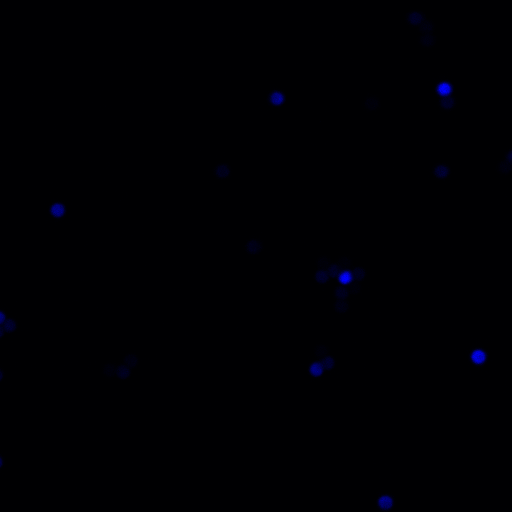
#> input picture images/sample3.lif_Image012_ch01.tif, 512 x 512 px; its folder holds 4 pictures in this run
$ python find_center.py   (Python 2 division)
#> lines starting #> are read from the running program, lines starting #| are printed output that depends on the picture; after the words box and inside, x2 and y2 are one past the last pixel; in counts of white or black regions, pixels touching at a corner belong together
__author__ = 'petr'

import cv2
import numpy as np
import os
import argparse
import time
import matplotlib.pyplot as plt
import re


def find_objects_com(path_to_image, color):

#> called with path_to_image = './images/sample3.lif_Image012_ch01.tif', color = 'blue'
    img = cv2.imread(path_to_image, cv2.IMREAD_COLOR)
#> img is the input picture: shape (512, 512, 3); mean B, G, R 2.9, 0, 0
    blue, green, red = cv2.split(img)
#> green: shape (512, 512); every value is 0
    proc_img = 0
    if color == 'red':
        proc_img = red
    else:
        proc_img = blue

    #cv2.imshow('proc_img', proc_img)
    #cv2.waitKey(0)
    #cv2.destroyAllWindows()
    proc_img_inv = 255 - proc_img
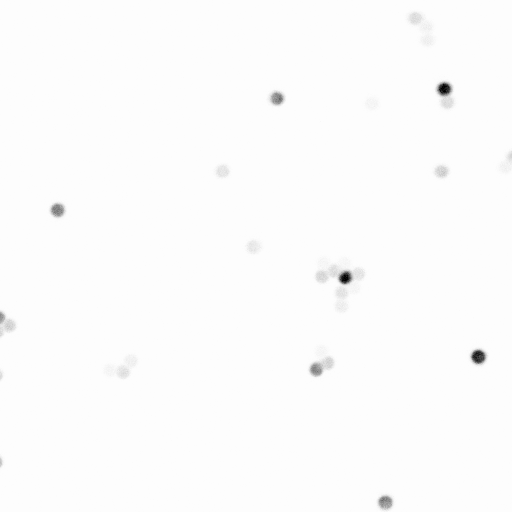
#> proc_img_inv: shape (512, 512); min 0, max 253, mean 252.1

    ret, thresh = cv2.threshold(proc_img, 15, 255, cv2.THRESH_BINARY)  # +cv2.THRESH_OTSU)
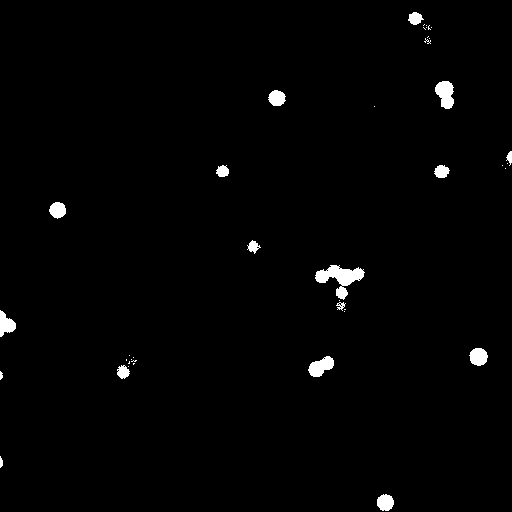
#> thresh: shape (512, 512); 1.3% white; 41 white regions (24 under 20 px)

    cv2.imshow('thresh_bin+otsu', thresh)
    cv2.waitKey(0)
    cv2.destroyAllWindows()

    # [11 lines of commented-out code are left out]

    contours, hierarchy = cv2.findContours(thresh, cv2.RETR_TREE, cv2.CHAIN_APPROX_SIMPLE)
#> contours = 54 contours, 39 with area under 20; largest, box (x1, y1, x2, y2) and area: (315, 265, 365, 300) 668, (435, 81, 454, 109) 345, (308, 356, 334, 377) 306, (469, 348, 488, 366) 235, (0, 310, 16, 337) 223
    cv2.imshow('tresh', thresh)
    cv2.waitKey(0)
    cv2.destroyAllWindows()

    objects_com_list = []
    for h, cnt in enumerate(contours):
        # [4 lines of commented-out code are left out]
        center_of_mass_x, center_of_mass_y = 0, 0
        #print cv2.contourArea(cnt)
        if cv2.contourArea(cnt) > 25:
            moments1 = cv2.moments(cnt)
            center_of_mass_y = int(moments1['m01'] / moments1['m00'])
            center_of_mass_x = int(moments1['m10'] / moments1['m00'])
            #print center_of_mass_x, center_of_mass_y
        if 405 > center_of_mass_y > 7 and 405 > center_of_mass_x > 7:
            objects_com_list.append((center_of_mass_x, center_of_mass_y))
#> this loop made 54 passes
#> (center_of_mass_x, center_of_mass_y) on passes 1, 2, 3, 5, 10, 14, 17, 19, 21, 26, 28, 32: (384, 502), (0, 0), (0, 0), (122, 371), (0, 0), (320, 366), (478, 356), (5, 323), (340, 305), (0, 0), (339, 277), (253, 246)
#> (cnt, center_of_mass_x, center_of_mass_y) on passes 4, 6, 7, 8, 9, 11: ([[128, 366]], 0, 0), ([[117, 370], [118, 369], [119, 370], [118, 371]], 0, 0), ([[123, 366], [124, 365], [125, 366], [124, 367]], 0, 0), ([[133, 363], [133, 364], [134, 363]], 0, 0), ([[129, 361], [129, 362], [128, 363], [129, 363]], 0, 0), ([[131, 359]], 0, 0)
#> after the loop, objects_com_list = [(122, 371), (320, 366), (340, 305), (339, 277), (253, 246), (57, 209), (222, 170), (276, 97)]
    return proc_img, objects_com_list


def sel_circ_calc_int(image, centers_coords, radius):

    hist = cv2.calcHist([image], [0], None, [256], [0, 256])
    #print hist
    bg_int = np.argmax(hist)
    #plt.hist(proc_img.ravel(),256,[0,256])
    #plt.show()
    obj_ints_list, peak_ints, avg_ints = [], [], []
    for center in centers_coords:
        # Build mask
        mask = np.zeros(image.shape, dtype=np.uint8)
        cv2.circle(mask, center, radius, (255, 255, 255), -1, 8, 0)

        # Apply mask (using bitwise & operator)
        result_array = image & mask

        # Crop/center result (assuming center is of the form (x, y))
        result_array = result_array[center[1] - radius:center[1] + radius,
                                    center[0] - radius:center[0] + radius]
        #cv2.imshow('selected circle', result_array)
        #cv2.waitKey(0)
        #cv2.destroyAllWindows()
        obj_int = np.sum(result_array)
        avg_int = obj_int/(len(result_array) * len(result_array)) # proverit
        obj_ints_list.append(obj_int)
        avg_ints.append(avg_int)
        #print image[center], image[center[1], center[0]]
        peak_ints.append(image[center[1], center[0]])
    return obj_ints_list, peak_ints, avg_ints, bg_int


start = time.time()
parser = argparse.ArgumentParser(description='script calculating centers of mass '
                                             'of objects and their intensities')
parser.add_argument('--input', action='store', help='specify input directory name', default='./images/')
parser.add_argument('-r', '--radius', action='store', help='specify  radius of the object', default=5)
parser.add_argument('--output', action='store', help='specify output directory name', default='./output/')

args = parser.parse_args()

path = str(args.input)

output_location = str(args.output)
input_radius = args.radius


image_names = os.listdir(path)
#print image_names
print 'input directoty:', path
print 'output directory:', output_location

column_names = '\t'.join(('object_intensity', 'cm_intensity', 'avg_intensity'))

header = '\t'.join(('center', 'of mass', 'green', '', '', 'blue', '', '', 'red', '', '')) + '\n'
header += 'center_x' + '\t' + 'center_y' + '\t' + column_names + '\t' + column_names + '\t' + column_names + '\n'

#print header
number = '3'

red_images = [name for name in image_names if name[-6:-4] == '02']
blue_images = [name for name in image_names if name[-6:-4] == '01']
green_images = [name for name in image_names if name[-6:-4] == '00']
samples = [re.match('^sample(\d+).*', name).group(1) for name in green_images]
print samples


for r_im, b_im, g_im, s in zip(red_images, blue_images, green_images, samples):
    b_b, cm_blue = find_objects_com(path+b_im, 'blue')  # blue
#> cm_blue has the same summary as objects_com_list in find_objects_com
    r_r, cm_red = find_objects_com(path+r_im, 'red')   # red
#> call 2 of find_objects_com, with path_to_image = './images/sample3.lif_Image012_ch02.tif', color = 'red'
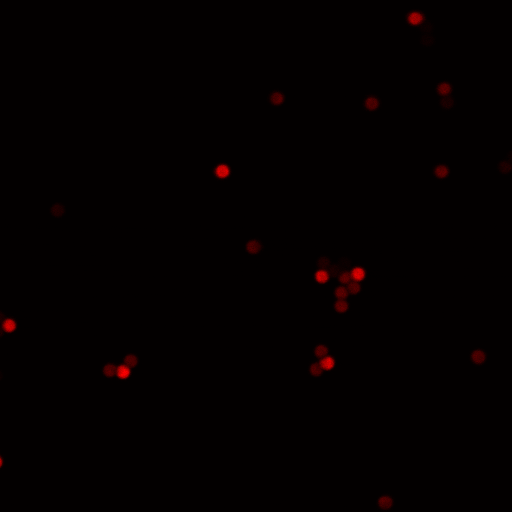
#> input picture images/sample3.lif_Image012_ch02.tif, 512 x 512 px
#> in find_objects_com, img is the input picture: shape (512, 512, 3); mean B, G, R 0, 0, 4.3
#> in find_objects_com (call 2), `ret, thresh = cv2.threshold(proc_img, 15, 255, cv2.THRESH_BINARY)`:
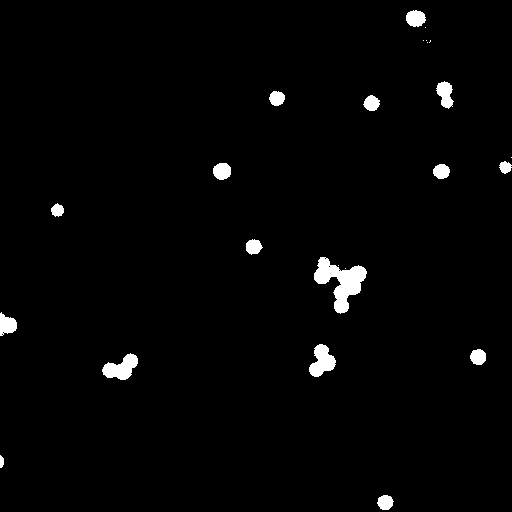
#> thresh: shape (512, 512); 1.9% white; 24 white regions (8 under 20 px)
#> in find_objects_com (call 2), `contours, hierarchy = cv2.findContours(thresh, cv2.RETR_TREE, cv2.CHAI..`: contours = 29 contours, 13 with area under 20; largest, box (x1, y1, x2, y2) and area: (314, 257, 367, 314) 1268, (102, 353, 138, 380) 513, (309, 344, 336, 377) 499, (436, 81, 454, 109) 280, (0, 312, 17, 336) 244
#> the loop in find_objects_com (call 2), `for h, cnt in enumerate(contours):` made 29 passes
#> (center_of_mass_x, center_of_mass_y) on passes 1, 2, 3, 4, 5, 6, 11, 15, 16, 17, 18, 19: (384, 502), (1, 461), (120, 367), (477, 356), (321, 360), (6, 324), (340, 281), (253, 246), (57, 209), (441, 171), (221, 170), (504, 166)
#> (cnt, center_of_mass_x, center_of_mass_y) on passes 7, 8, 9, 10, 12, 13: ([[1, 334], [2, 333], [3, 334], [2, 335]], 0, 0), ([[2, 332], [3, 331], [4, 332], [3, 333]], 0, 0), ([[345, 268]], 0, 0), ([[338, 265]], 0, 0), ([[338, 270], [339, 269], [340, 270], [339, 271]], 0, 0), ([[328, 266], [329, 265], [330, 266], [329, 267]], 0, 0)
#> after the loop in find_objects_com (call 2), `for h, cnt in enumerate(contours):`: objects_com_list = [(120, 367), (321, 360), (340, 281), (253, 246), (57, 209), (221, 170), (371, 102), (276, 97)]
#> cm_red has the same summary as objects_com_list in find_objects_com
    sum_centers = []
    for blue_center in cm_blue:
        for red_center in cm_red:
            x = blue_center[0] - red_center[0]
            y = blue_center[1] - red_center[1]
            dist = x*x + y*y
            #print dist
            if dist <= 26:
                av_cent_x = int((blue_center[0] + red_center[0])/2)
                av_cent_y = int((blue_center[1] + red_center[1])/2)
                sum_centers.append((av_cent_x, av_cent_y))
            elif red_center not in sum_centers:
                sum_centers.append(red_center)
            elif blue_center not in sum_centers:
                sum_centers.append(blue_center)
#> this loop made 8 passes
#> after the loop, sum_centers = [(121, 369), (321, 360), (340, 281), (253, 246), (57, 209), (221, 170), (371, 102), (276, 97), (120, 367), (320, 366), (340, 305), (339, 277), (339, 279), (253, 246), (57, 209), (222, 170), (221, 170), (276, 97)]

    obj_ints_red, peaks_red, avg_ints_red, bg_int_red = sel_circ_calc_int(r_r, sum_centers, input_radius)
#> in sel_circ_calc_int, `hist = cv2.calcHist([image], [0], None, [256], [0, 256])`: hist = 256 values, max 252272 at index 3, min 0 at index 0, mean 1024
#> in sel_circ_calc_int, `bg_int = np.argmax(hist)`: bg_int = 3
#> the loop in sel_circ_calc_int, `for center in centers_coords:` made 18 passes
#> (center, obj_int, avg_int) on passes 1 to 12: ((121, 369), 12944, 129), ((321, 360), 6304, 63), ((340, 281), 2964, 29), ((253, 246), 4699, 46), ((57, 209), 2183, 21), ((221, 170), 14688, 146), ((371, 102), 5390, 53), ((276, 97), 4966, 49), ((120, 367), 9049, 90), ((320, 366), 6328, 63), ((340, 305), 5974, 59), ((339, 277), 3048, 30)
#> after the loop in sel_circ_calc_int, `for center in centers_coords:`:
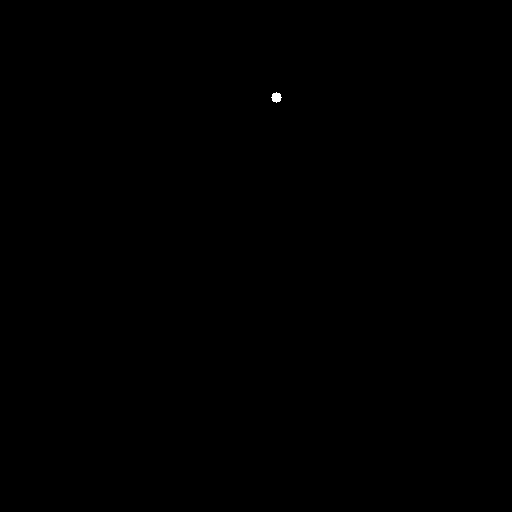
#> mask: shape (512, 512); 0.03% white; 1 white region, box (x1, y1, x2, y2) and area: (271, 92, 282, 103) 81
#> after the loop in sel_circ_calc_int, `for center in centers_coords:`: avg_ints = [129, 63, 29, 46, 21, 146, 53, 49, 90, 63, 59, 30, 28, 46, 21, 150, 146, 49]; obj_ints_list = [12944, 6304, 2964, 4699, 2183, 14688, 5390, 4966, 9049, 6328, 5974, 3048, 2858, 4699, 2183, 15081, 14688, 4966]; peak_ints = [204, 89, 43, 54, 29, 194, 74, 65, 162, 78, 64, 38, 42, 54, 29, 189, 194, 65]
#> obj_ints_red has the same summary as obj_ints_list in sel_circ_calc_int; peaks_red has the same summary as peak_ints in sel_circ_calc_int; avg_ints_red has the same summary as avg_ints in sel_circ_calc_int; bg_int_red = 3
    obj_ints_blue, peaks_blue, avg_ints_blue, bg_int_blue = sel_circ_calc_int(b_b, sum_centers, input_radius)
#> the loop in sel_circ_calc_int (call 2), `for center in centers_coords:` made 18 passes
#> (center, obj_int, avg_int) on passes 1 to 12: ((121, 369), 1706, 17), ((321, 360), 1977, 19), ((340, 281), 7793, 77), ((253, 246), 1657, 16), ((57, 209), 9170, 91), ((221, 170), 1865, 18), ((371, 102), 715, 7), ((276, 97), 8533, 85), ((120, 367), 1220, 12), ((320, 366), 5278, 52), ((340, 305), 1217, 12), ((339, 277), 8164, 81)
#> obj_ints_blue = [1706, 1977, 7793, 1657, 9170, 1865, 715, 8533, 1220, 5278, 1217, 8164, 7758, 1657, 9170, 1912, 1865, 8533]; peaks_blue = [20, 16, 112, 21, 129, 21, 10, 106, 18, 75, 18, 123, 122, 21, 129, 27, 21, 106]; avg_ints_blue = [17, 19, 77, 16, 91, 18, 7, 85, 12, 52, 12, 81, 77, 16, 91, 19, 18, 85]; bg_int_blue = 2

    green_img = cv2.imread(path+g_im, cv2.IMREAD_COLOR)  # red
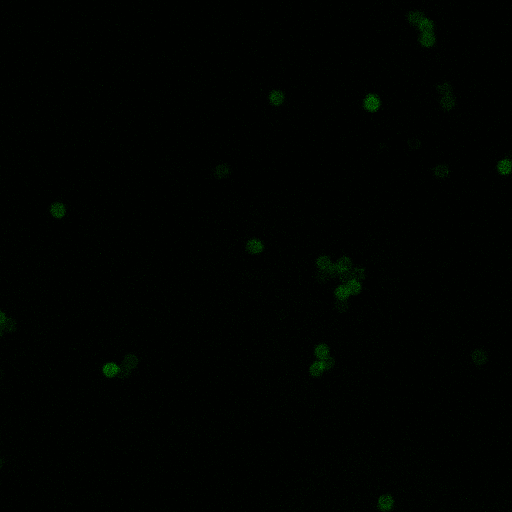
#> input picture images/sample3.lif_Image012_ch00.tif, 512 x 512 px
#> green_img is the input picture: shape (512, 512, 3); mean B, G, R 0, 3.2, 0
    b, g_g, r = cv2.split(green_img)
    obj_ints_green, peaks_green, avg_ints_green, bg_int_green = sel_circ_calc_int(g_g, sum_centers, input_radius)
#> obj_ints_green = [1647, 2920, 947, 2855, 3198, 1248, 5145, 2988, 1921, 3773, 896, 1015, 816, 2855, 3198, 1267, 1248, 2988]; peaks_green = [13, 28, 11, 43, 44, 3, 62, 42, 10, 69, 13, 10, 13, 43, 44, 16, 3, 42]; avg_ints_green = [16, 29, 9, 28, 31, 12, 51, 29, 19, 37, 8, 10, 8, 28, 31, 12, 12, 29]; bg_int_green = 2
    if not os.path.isfile(output_location+'sample'+str(s)+'.txt'):
        print 'creating new'
        with open(output_location+'sample'+str(s)+'.txt', 'w') as f:   # writing data
            f.write(header)
            for (center, o_i_g, p_i_g, a_i_g,
                 o_i_b, p_i_b, a_i_b,
                 o_i_r, p_i_r, a_i_r) in zip(sum_centers,
                                             obj_ints_green, peaks_green, avg_ints_green,
                                             obj_ints_blue, peaks_blue, avg_ints_blue,
                                             obj_ints_red, peaks_red, avg_ints_red):
                f.write('\t'.join((str(center[0]), str(center[1]),
                                   str(o_i_g), str(p_i_g), str(a_i_g),
                                   str(o_i_b), str(p_i_b), str(a_i_b),
                                   str(o_i_r), str(p_i_r), str(a_i_r))) + '\n')
#> this loop made 18 passes
#> (center, o_i_g, p_i_g, a_i_g, o_i_b, p_i_b, a_i_b, o_i_r) on passes 1 to 12: ((121, 369), 1647, 13, 16, 1706, 20, 17, 12944), ((321, 360), 2920, 28, 29, 1977, 16, 19, 6304), ((340, 281), 947, 11, 9, 7793, 112, 77, 2964), ((253, 246), 2855, 43, 28, 1657, 21, 16, 4699), ((57, 209), 3198, 44, 31, 9170, 129, 91, 2183), ((221, 170), 1248, 3, 12, 1865, 21, 18, 14688), ((371, 102), 5145, 62, 51, 715, 10, 7, 5390), ((276, 97), 2988, 42, 29, 8533, 106, 85, 4966), ((120, 367), 1921, 10, 19, 1220, 18, 12, 9049), ((320, 366), 3773, 69, 37, 5278, 75, 52, 6328), ((340, 305), 896, 13, 8, 1217, 18, 12, 5974), ((339, 277), 1015, 10, 10, 8164, 123, 81, 3048)
    else:
        print 'appending information'
        with open(output_location+'sample'+str(s)+'.txt', 'a') as f:   # writing data
            for (center, o_i_g, p_i_g, a_i_g,
                 o_i_b, p_i_b, a_i_b,
                 o_i_r, p_i_r, a_i_r) in zip(sum_centers,
                                             obj_ints_green, peaks_green, avg_ints_green,
                                             obj_ints_blue, peaks_blue, avg_ints_blue,
                                             obj_ints_red, peaks_red, avg_ints_red):
                f.write('\t'.join((str(center[0]), str(center[1]),
                                   str(o_i_g), str(p_i_g), str(a_i_g),
                                   str(o_i_b), str(p_i_b), str(a_i_b),
                                   str(o_i_r), str(p_i_r), str(a_i_r))) + '\n')
end = time.time()

print 'seconds elapsed:', end - start

# [9 lines of commented-out code are left out]
